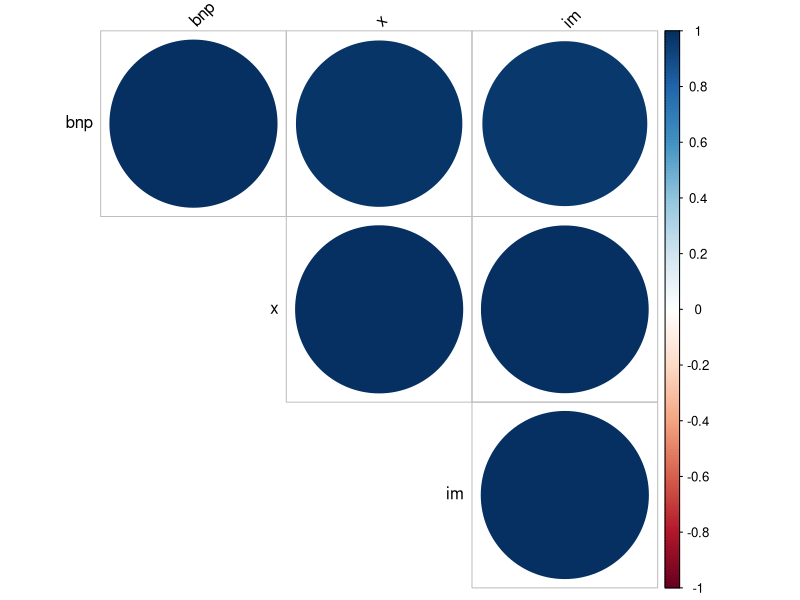

This chart was generated by the following R code:
## ---- chunk 1
library(car)
library(readxl)
library(tseries)
library(corrplot)
## ---- chunk 2
BNP <- read_excel("bnp.xlsx")
X <- read_excel("Export.xlsx")
IM <- read_excel("Import.xlsx")
## ---- chunk 3
bnp= ts(BNP$BNP, start = 1966, frequency = 1 )
x= ts(X$X, start = 1966, frequency = 1 )
im= ts(IM$Import, start = 1966, frequency = 1 )
## ---- chunk 4
cor(bnp,x)
cor(bnp,im)
cor(x,im)
## ---- chunk 5
data <-data.frame(bnp, x, im)
res <- cor(data)
corrplot(res, type="upper", order="hclust", tl.col="black", tl.srt=45)
